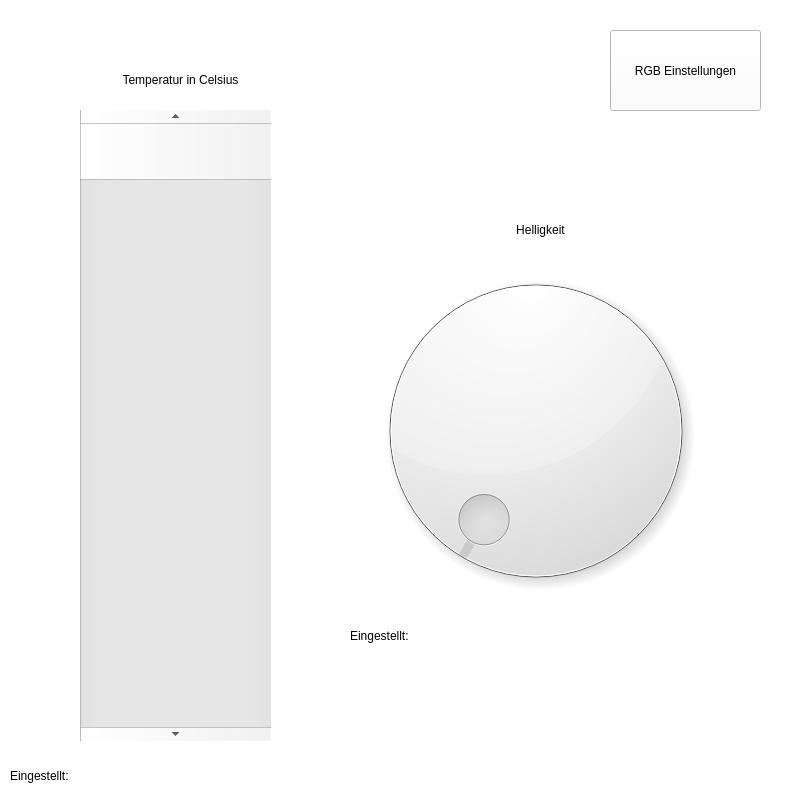
<?xml version="1.0" encoding="UTF-8"?>
<ui version="4.0">
 <class>Form</class>
 <widget class="QWidget" name="Form">
  <property name="geometry">
   <rect>
    <x>0</x>
    <y>0</y>
    <width>800</width>
    <height>800</height>
   </rect>
  </property>
  <property name="windowTitle">
   <string>Allgmeine Einstellungen</string>
  </property>
  <property name="windowIcon">
   <iconset>
    <normaloff>../img/icon_Einstellungen.png</normaloff>../img/icon_Einstellungen.png</iconset>
  </property>
  <widget class="QLabel" name="label">
   <property name="geometry">
    <rect>
     <x>0</x>
     <y>0</y>
     <width>801</width>
     <height>811</height>
    </rect>
   </property>
   <property name="styleSheet">
    <string notr="true">background-color: rgb(255, 255, 255);</string>
   </property>
   <property name="text">
    <string/>
   </property>
   <property name="pixmap">
    <pixmap>../img/iFridge_klein.png</pixmap>
   </property>
   <property name="alignment">
    <set>Qt::AlignLeading|Qt::AlignLeft|Qt::AlignTop</set>
   </property>
  </widget>
  <widget class="QScrollBar" name="horizontalScrollBar">
   <property name="geometry">
    <rect>
     <x>80</x>
     <y>110</y>
     <width>191</width>
     <height>631</height>
    </rect>
   </property>
   <property name="orientation">
    <enum>Qt::Vertical</enum>
   </property>
  </widget>
  <widget class="QLabel" name="label_2">
   <property name="geometry">
    <rect>
     <x>50</x>
     <y>70</y>
     <width>261</width>
     <height>20</height>
    </rect>
   </property>
   <property name="styleSheet">
    <string notr="true">font: 12pt &quot;Terminal&quot;;
</string>
   </property>
   <property name="text">
    <string>Temperatur in Celsius</string>
   </property>
   <property name="alignment">
    <set>Qt::AlignCenter</set>
   </property>
  </widget>
  <widget class="QLabel" name="label_3">
   <property name="geometry">
    <rect>
     <x>10</x>
     <y>760</y>
     <width>221</width>
     <height>31</height>
    </rect>
   </property>
   <property name="styleSheet">
    <string notr="true">font: 75 12pt &quot;Terminal&quot;;</string>
   </property>
   <property name="text">
    <string>Eingestellt:</string>
   </property>
  </widget>
  <widget class="QLabel" name="label_4">
   <property name="geometry">
    <rect>
     <x>440</x>
     <y>220</y>
     <width>201</width>
     <height>20</height>
    </rect>
   </property>
   <property name="styleSheet">
    <string notr="true">font: 12pt &quot;Terminal&quot;;</string>
   </property>
   <property name="text">
    <string>Helligkeit</string>
   </property>
   <property name="alignment">
    <set>Qt::AlignCenter</set>
   </property>
  </widget>
  <widget class="QDial" name="dial">
   <property name="geometry">
    <rect>
     <x>350</x>
     <y>250</y>
     <width>371</width>
     <height>361</height>
    </rect>
   </property>
   <property name="maximum">
    <number>10</number>
   </property>
  </widget>
  <widget class="QLabel" name="label_5">
   <property name="geometry">
    <rect>
     <x>350</x>
     <y>620</y>
     <width>221</width>
     <height>31</height>
    </rect>
   </property>
   <property name="styleSheet">
    <string notr="true">font: 75 12pt &quot;Terminal&quot;;</string>
   </property>
   <property name="text">
    <string>Eingestellt:</string>
   </property>
  </widget>
  <widget class="QPushButton" name="pushButton">
   <property name="geometry">
    <rect>
     <x>610</x>
     <y>30</y>
     <width>151</width>
     <height>81</height>
    </rect>
   </property>
   <property name="styleSheet">
    <string notr="true">font: 75 9pt &quot;Terminal&quot;;
background-color: rgb(255, 255, 255);

</string>
   </property>
   <property name="text">
    <string>RGB Einstellungen</string>
   </property>
   <property name="icon">
    <iconset>
     <normaloff>../img/icon_RGB_Einstellungen.png</normaloff>../img/icon_RGB_Einstellungen.png</iconset>
   </property>
   <property name="iconSize">
    <size>
     <width>48</width>
     <height>48</height>
    </size>
   </property>
  </widget>
 </widget>
 <resources/>
 <connections/>
</ui>
